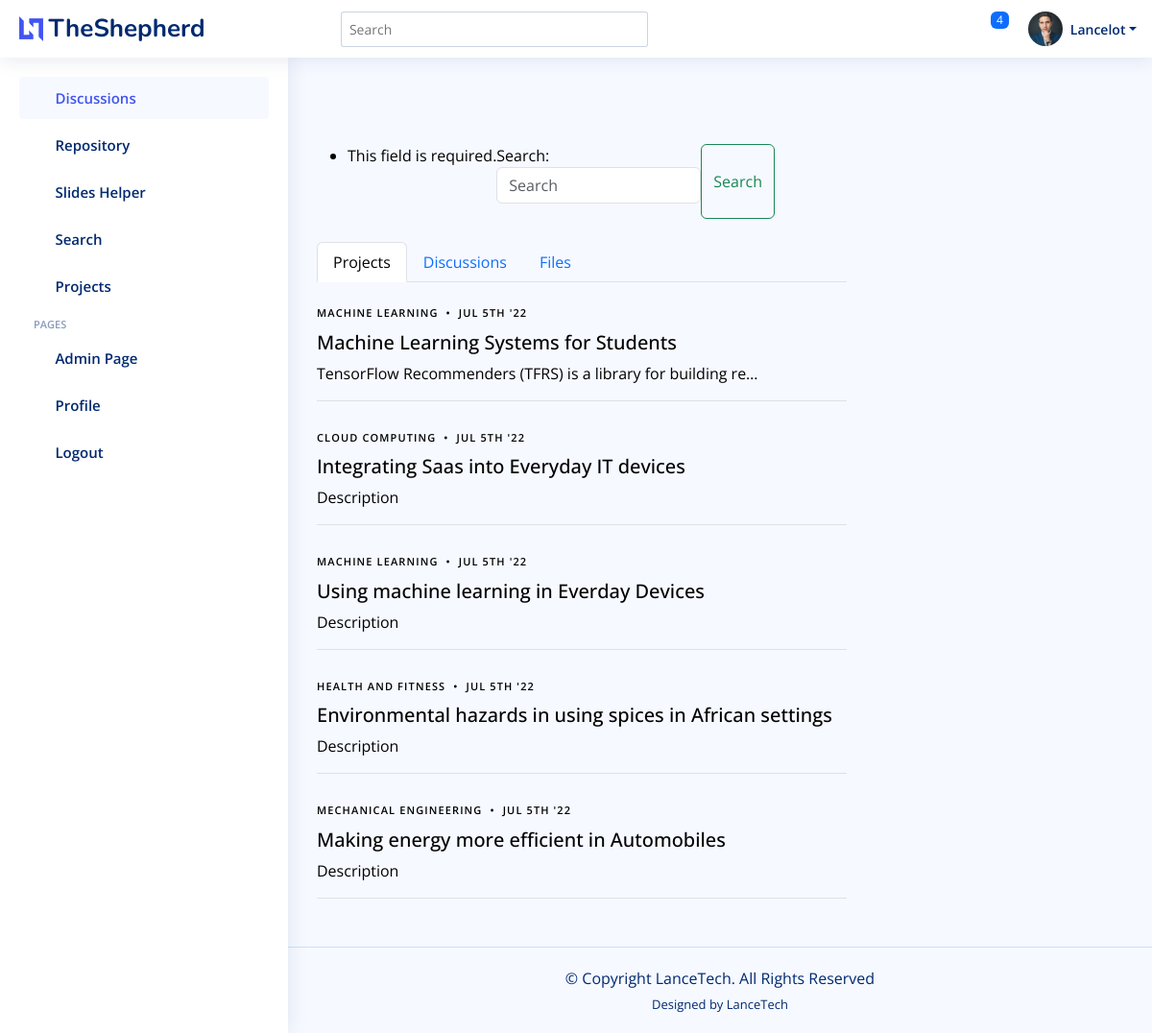
The app's page /search/ (signed in) with its own data.
### discussions/models.py (models this page shows, shortened)
class Student(models.Model):
    friend = models.ForeignKey('self', on_delete=models.CASCADE, blank=True, null=True)
    user = models.OneToOneField(User, on_delete=models.CASCADE)
    phone = models.CharField(max_length=10, default='0548932933', blank=True)
    school = models.CharField(max_length=60, default='KNUST', blank=True)
    course = models.CharField(max_length=60, default='Computer Science', blank=True)
    back_img = models.ImageField(blank=True, upload_to="images/profiles", default='images/profiles/testimonial-1_wBDCxRj.jpg')

### home/models.py (models this page shows, shortened)
class Project(models.Model):
    owner = models.ForeignKey(Student, on_delete=models.CASCADE)
    supervisor = models.ForeignKey(Supervisor, on_delete=models.CASCADE)
    topic = models.CharField(max_length=120)
    description = models.CharField(max_length=2048, default='Description')
    research_area = models.CharField(max_length=60)
    pub_date = models.DateTimeField(blank=True, null=True, default=timezone.now())
    rating = models.FloatField(blank=True, null=True, default=4.3)
    back_img = models.ImageField(blank=True, upload_to="images/backs", null=True, default='assets/img/user.png')

### search/views.py (the view)
# urls.py: path("", views.IndexView.as_view(), name="index"),
class IndexView(generic.ListView):
    template_name = "search/index.html"
    context_object_name = "search"
    model = File
    def get_queryset(self):
        return File.objects.all()
    def get_context_data(self, **kwargs: Any) -> Dict[str, Any]:
        context = super(IndexView, self).get_context_data(**kwargs)
        context['files'] = File.objects.all()
        context['student'] = Student.objects.filter(user=self.request.user)[0]
        context['form'] = SearchForm(self.request.GET)
        context['discussions'] = Discussion.objects.all()
        context['projects'] = Project.objects.all()
        if context['form'].is_valid():
            s = Search()
            query = context['form'].cleaned_data['query']
            context['results'] = s.find(query)
        return context

### search/forms.py
class SearchForm(forms.Form):
    query = forms.CharField(label='Search', max_length=100,
                            widget=forms.TextInput(attrs={
                                'class':'form-control me-2',
                                'type':"search", 'placeholder':"Search",
                                'aria-label':"Search"
                                }))

### repository/models.py (called while the page is built)
    def __str__(self):
        return self.file.name

### search/templates/search/index.html (shortened to what this page needs)
{% extends 'base.html' %}
{% load static %}
{% block content %}
<br>
<div>
  <form method="GET" action="" class="d-flex center">
    {{ form.as_p }}
    <button class="btn btn-outline-success" type="submit">Search</button>
  </form>
</div>
<br>
  <div>
    <ul class="nav nav-tabs" id="myTab" role="tablist">
      <li class="nav-item" role="presentation">
        <button class="nav-link active" id="home-tab" data-bs-toggle="tab" data-bs-target="#home" type="button" role="tab" aria-controls="home" aria-selected="true">Projects</button>
      </li>
      <li class="nav-item" role="presentation">
        <button class="nav-link" id="images-tab" data-bs-toggle="tab" data-bs-target="#images" type="button" role="tab" aria-controls="images" aria-selected="false">Discussions</button>
      </li>
      <li class="nav-item" role="presentation">
        <button class="nav-link" id="files-tab" data-bs-toggle="tab" data-bs-target="#files" type="button" role="tab" aria-controls="files" aria-selected="false">Files</button>
      </li>
    </ul>
    <div class="tab-content" id="myTabContent">
      <div class="tab-pane fade show active" id="home" role="tabpanel" aria-labelledby="home-tab">
        <br>
        {% for project in projects %}
        <div class="post-entry-1 border-bottom">
          <div class="post-meta"><span class="date">{{ project.research_area }}</span> <span class="mx-1">&bullet;</span> <span>Jul 5th '22</span></div>
          <h2 class="mb-2"><a href="{% url 'home:project' project.id %}">{{ project.topic }}</a></h2>
          <span class="author mb-3 d-block">{{ project.description | truncatechars:60 }}</span>
        </div>
        {% endfor %}
      </div>
    </div>
  </div>
{% endblock %}

### templates/base.html (shortened to what this page needs)
<!DOCTYPE html>
<html lang="en">
<head>
  {% load static %}
  <link href="{% static 'assets/vendor/bootstrap/css/bootstrap.min.css' %}" rel="stylesheet">
  <link href="{% static 'assets/vendor/bootstrap-icons/bootstrap-icons.css' %}" rel="stylesheet">
  <link href="{% static 'assets/vendor/boxicons/css/boxicons.min.css' %}" rel="stylesheet">
  <link href="{% static 'assets/vendor/quill/quill.snow.css' %}" rel="stylesheet">
  <link href="{% static 'assets/vendor/quill/quill.bubble.css' %}" rel="stylesheet">
  <link href="{% static 'assets/vendor/remixicon/remixicon.css' %}" rel="stylesheet">
  <link href="{% static 'assets/vendor/simple-datatables/style.css' %}" rel="stylesheet">
  <link href="{% static 'assets/css/style.css' %}" rel="stylesheet">
  <link href="{% static 'assets/css/main.css' %}" rel="stylesheet">
</head>
<body>
  <header id="header" class="header fixed-top d-flex align-items-center">
    <div class="d-flex align-items-center justify-content-between">
      <a href="{% url 'discussions:index' %}" class="logo d-flex align-items-center">
        <img src="{% static 'assets/img/logo.png' %}" alt="">
        <span class="d-none d-lg-block">TheShepherd</span>
      </a>
      <i class="bi bi-list toggle-sidebar-btn"></i>
    </div>
    <div class="search-bar">
      <form class="search-form d-flex align-items-center" method="POST" action="#">
        <input type="text" name="query" placeholder="Search" title="Enter search keyword">
        <button type="submit" title="Search"><i class="bi bi-search"></i></button>
      </form>
    </div>
    <nav class="header-nav ms-auto">
      <ul class="d-flex align-items-center">
        {% if not user.is_authenticated %}
        <li class="nav-item">
          <a class="nav-link collapsed" href="{% url 'accounts:signup' %}">
            <i class="bi bi-card-list"></i>
            <span>Register</span>
          </a>
        </li>
        <li class="nav-item">
          <a class="nav-link collapsed" href="{% url 'login' %}">
            <i class="bi bi-box-arrow-in-right"></i>
            <span>Login</span>
          </a>
        </li>
        {% else %}
        <li class="nav-item dropdown">
          <a class="nav-link nav-icon" href="#" data-bs-toggle="dropdown">
            <i class="bi bi-bell"></i>
            <span class="badge bg-primary badge-number">4</span>
          </a>
        </li>
        <li class="nav-item dropdown pe-3">
          <a class="nav-link nav-profile d-flex align-items-center pe-0" href="#" data-bs-toggle="dropdown">
            <img src="{% static student.back_img.url %}" alt="Profile" class="rounded-circle">
            <span class="d-none d-md-block dropdown-toggle ps-2">{{ student.user.username }}</span>
          </a>
        </li>
        {% endif %}
      </ul>
    </nav>
  </header>
  <aside id="sidebar" class="sidebar">
    <ul class="sidebar-nav" id="sidebar-nav">
      <li class="nav-item">
        <a class="nav-link " href="{% url 'discussions:index' %}">
          <i class="bi bi-grid"></i>
          <span>Discussions</span>
        </a>
      </li>
      <li class="nav-item">
        <a class="nav-link collapsed"  href="{% url 'repository:repository' %}">
          <i class="bi bi-menu-button-wide"></i><span>Repository</span>
        </a>
      </li>
      <li class="nav-item">
        <a class="nav-link collapsed" href="{% url 'sliders:sliders' %}">
          <i class="bi bi-journal-text"></i><span>Slides Helper</span>
        </a>
      </li>
      <li class="nav-item">
        <a class="nav-link collapsed" href="{% url 'search:search' %}">
          <i class="bi bi-layout-text-window-reverse"></i><span>Search</span>
        </a>
      </li>
      <li class="nav-item">
        <a class="nav-link collapsed" href="{% url 'home:projects' %}">
          <i class="bi bi-gem"></i><span>Projects</span>
        </a>
      </li>
      <li class="nav-heading">Pages</li>
      {% if user.is_superuser %}
      <li class="nav-item">
        <a class="nav-link collapsed" href="{% url 'admin:index' %}">
          <i class="bi bi-envelope"></i>
          <span>Admin Page</span>
        </a>
      </li>
      {% endif %}
      <li class="nav-item">
        <a class="nav-link collapsed" href="{% url 'accounts:profile' student.id %}">
          <i class="bi bi-person"></i>
          <span>Profile</span>
        </a>
      </li>
      <li class="nav-item">
        <a class="nav-link collapsed" href="{% url 'accounts:logout' %}">
          <i class="bi bi-box-arrow-in-left"></i>
          <span>Logout</span>
        </a>
      </li>
    </ul>
  </aside>
  <main id="main" class="main">
    <section class="section dashboard">
      <div class="row">
        <div class="col-lg-8">
          <div class="row">
            <div class="">
              {% block content %}{%  endblock %}
            </div>
          </div>
        </div>
        <div class="col-lg-4">
        </div>
      </div>
    </section>
  </main>
  <footer id="footer" class="footer">
    <div class="copyright">
      &copy; Copyright <strong><span>LanceTech</span></strong>. All Rights Reserved
    </div>
    <div class="credits">
      Designed by <a href="https://LanceTech.com/">LanceTech</a>
    </div>
  </footer>
</body>
</html>

### static/assets/css/style.css (style rules this page uses)
:root { scroll-behavior: smooth; }
body { font-family: "Open Sans", sans-serif; background: #f6f9ff; color: #444444; }
a { color: #4154f1; text-decoration: none; }
h1, h2, h3, h4, h5, h6 { font-family: "Nunito", sans-serif; }
#main { margin-top: 60px; padding: 20px 30px; transition: all 0.3s; }
.logo { line-height: 1; }
@media (min-width: 1200px) { .logo { width: 280px; } }
.logo img { max-height: 26px; margin-right: 6px; }
.logo span { font-size: 26px; font-weight: 700; color: #012970; font-family: "Nunito", sans-serif; }
.header { transition: all 0.5s; z-index: 997; height: 60px; box-shadow: 0px 2px 20px rgba(1, 41, 112, 0.1); background-color: #fff; padding-left: 20px; }
.header .toggle-sidebar-btn { font-size: 32px; padding-left: 10px; cursor: pointer; color: #012970; }
.header .search-bar { min-width: 360px; padding: 0 20px; }
.header .search-form { width: 100%; }
.header .search-form input { border: 0; font-size: 14px; color: #012970; border: 1px solid rgba(1, 41, 112, 0.2); padding: 7px 38px 7px 8px; border-radius: 3px; transition: 0.3s; width: 100%; }
.header .search-form button { border: 0; padding: 0; margin-left: -30px; background: none; }
.header .search-form button i { color: #012970; }
.header-nav ul { list-style: none; }
.header-nav>ul { margin: 0; padding: 0; }
.header-nav .nav-icon { font-size: 22px; color: #012970; margin-right: 25px; position: relative; }
.header-nav .nav-profile { color: #012970; }
.header-nav .nav-profile img { max-height: 36px; }
.header-nav .nav-profile span { font-size: 14px; font-weight: 600; }
.header-nav .badge-number { position: absolute; inset: -2px -5px auto auto; font-weight: normal; font-size: 12px; padding: 3px 6px; }
.sidebar { position: fixed; top: 60px; left: 0; bottom: 0; width: 300px; z-index: 996; transition: all 0.3s; padding: 20px; overflow-y: auto; scrollbar-width: thin; scrollbar-color: #aab7cf transparent; box-shadow: 0px 0px 20px rgba(1, 41, 112, 0.1); background-color: #fff; }
@media (min-width: 1200px) { #main, #footer { margin-left: 300px; } }
.sidebar-nav { padding: 0; margin: 0; list-style: none; }
.sidebar-nav li { padding: 0; margin: 0; list-style: none; }
.sidebar-nav .nav-item { margin-bottom: 5px; }
.sidebar-nav .nav-heading { font-size: 11px; text-transform: uppercase; color: #899bbd; font-weight: 600; margin: 10px 0 5px 15px; }
.sidebar-nav .nav-link { display: flex; align-items: center; font-size: 15px; font-weight: 600; color: #4154f1; transition: 0.3; background: #f6f9ff; padding: 10px 15px; border-radius: 4px; }
.sidebar-nav .nav-link i { font-size: 16px; margin-right: 10px; color: #4154f1; }
.sidebar-nav .nav-link.collapsed { color: #012970; background: #fff; }
.sidebar-nav .nav-link.collapsed i { color: #899bbd; }
.footer { padding: 20px 0; font-size: 14px; transition: all 0.3s; border-top: 1px solid #cddfff; }
.footer .copyright { text-align: center; color: #012970; }
.footer .credits { padding-top: 5px; text-align: center; font-size: 13px; color: #012970; }

### static/assets/css/main.css (style rules this page uses)
:root { scroll-behavior: smooth; }
body { color: rgba(var(--color-primary-rgb), 1); }
a { color: var(--color-links); text-decoration: none; }
h1, h2, h3, h4, h5, h6 { font-family: var(--font-primary); }
#main { margin-top: 90px; }
.post-entry-1 { margin-bottom: 30px; }
.post-entry-1 h2 { margin-bottom: 20px; font-size: 20px; font-weight: 500; line-height: 1.2; font-weight: 500; }
.post-entry-1 h2 a { color: var(--color-black); }
.post-meta { font-size: 11px; letter-spacing: 0.07rem; text-transform: uppercase; font-weight: 600; font-family: var(--font-secondary); color: rgba(var(--color-black-rgb), 0.4); margin-bottom: 10px; }
.footer { overflow: hidden; background: rgba(var(--color-black-rgb), 0.9); font-size: 16px; color: rgba(var(--color-white-rgb), 0.7); }
.footer .copyright strong { font-weight: 400; }
.footer .credits { padding-top: 6px; font-size: 13px; }
.footer .credits a { color: var(--color-white); }

### records on screen
Student: back_img (picture), user.username "Lancelot"
Project: research_area "MACHINE LEARNING", topic "Machine Learning Systems for Students", description "TensorFlow Recommenders (TFRS) is a library for building re…"
Project: research_area "CLOUD COMPUTING", topic "Integrating Saas into Everyday IT devices", description "Description"
Project: research_area "MACHINE LEARNING", topic "Using machine learning in Everday Devices", description "Description"
Project: research_area "HEALTH AND FITNESS", topic "Environmental hazards in using spices in African settings", description "Description"
Project: research_area "MECHANICAL ENGINEERING", topic "Making energy more efficient in Automobiles", description "Description"
